Frame 1 (no input): blank canvas, image omitted
Frame 60 (the mouse pressed at the canvas centre just before this capture): blank canvas, image omitted
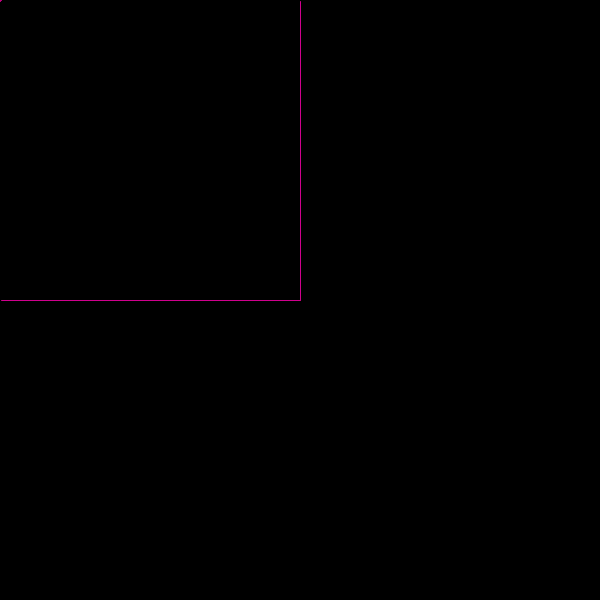
Frame 120 (the mouse held since frame 60 and released just before this capture)

The Processing sketch whose frames 1 and 60 were blank and that drew this single picture after the mouse press (run headless with seeded random() and noise(); from frame 60 on, the mouse is pressed at the canvas centre):

// Processing sketch: processing_30664
// ── processing_30664.pde

float x = 1.0;
 
 
void setup(){
  size (600,600);
  strokeWeight (.5);
  smooth ();
  background(0);
    
}
void draw (){ //interactividade
  stroke (#E80093, 20);
 
  line( x,mouseX, mouseX, mouseY);
   line( mouseY,mouseX, mouseX, x);
   
 
}
                
                
